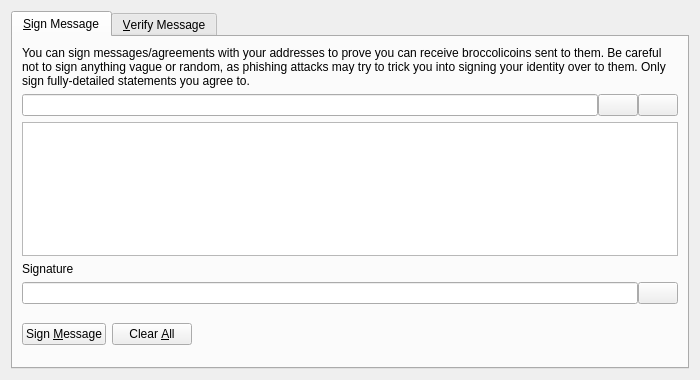
<?xml version="1.0" encoding="UTF-8"?>
<ui version="4.0">
 <class>SignVerifyMessageDialog</class>
 <widget class="QDialog" name="SignVerifyMessageDialog">
  <property name="geometry">
   <rect>
    <x>0</x>
    <y>0</y>
    <width>700</width>
    <height>380</height>
   </rect>
  </property>
  <property name="windowTitle">
   <string>Signatures - Sign / Verify a Message</string>
  </property>
  <property name="modal">
   <bool>true</bool>
  </property>
  <layout class="QVBoxLayout" name="verticalLayout">
   <item>
    <widget class="QTabWidget" name="tabWidget">
     <property name="currentIndex">
      <number>0</number>
     </property>
     <widget class="QWidget" name="tabSignMessage">
      <attribute name="title">
       <string>&amp;Sign Message</string>
      </attribute>
      <layout class="QVBoxLayout" name="verticalLayout_SM">
       <item>
        <widget class="QLabel" name="infoLabel_SM">
         <property name="text">
          <string>You can sign messages/agreements with your addresses to prove you can receive broccolicoins sent to them. Be careful not to sign anything vague or random, as phishing attacks may try to trick you into signing your identity over to them. Only sign fully-detailed statements you agree to.</string>
         </property>
         <property name="textFormat">
          <enum>Qt::PlainText</enum>
         </property>
         <property name="wordWrap">
          <bool>true</bool>
         </property>
        </widget>
       </item>
       <item>
        <layout class="QHBoxLayout" name="horizontalLayout_1_SM">
         <property name="spacing">
          <number>0</number>
         </property>
         <item>
          <widget class="QValidatedLineEdit" name="addressIn_SM">
           <property name="toolTip">
            <string>The BroccoliCoin address to sign the message with</string>
           </property>
          </widget>
         </item>
         <item>
          <widget class="QPushButton" name="addressBookButton_SM">
           <property name="toolTip">
            <string>Choose previously used address</string>
           </property>
           <property name="text">
            <string/>
           </property>
           <property name="icon">
            <iconset resource="../bitcoin.qrc">
             <normaloff>:/icons/address-book</normaloff>:/icons/address-book</iconset>
           </property>
           <property name="shortcut">
            <string>Alt+A</string>
           </property>
           <property name="autoDefault">
            <bool>false</bool>
           </property>
          </widget>
         </item>
         <item>
          <widget class="QPushButton" name="pasteButton_SM">
           <property name="toolTip">
            <string>Paste address from clipboard</string>
           </property>
           <property name="text">
            <string/>
           </property>
           <property name="icon">
            <iconset resource="../bitcoin.qrc">
             <normaloff>:/icons/editpaste</normaloff>:/icons/editpaste</iconset>
           </property>
           <property name="shortcut">
            <string>Alt+P</string>
           </property>
           <property name="autoDefault">
            <bool>false</bool>
           </property>
          </widget>
         </item>
        </layout>
       </item>
       <item>
        <widget class="QPlainTextEdit" name="messageIn_SM">
         <property name="toolTip">
          <string>Enter the message you want to sign here</string>
         </property>
        </widget>
       </item>
       <item>
        <widget class="QLabel" name="signatureLabel_SM">
         <property name="text">
          <string>Signature</string>
         </property>
         <property name="textFormat">
          <enum>Qt::PlainText</enum>
         </property>
        </widget>
       </item>
       <item>
        <layout class="QHBoxLayout" name="horizontalLayout_2_SM">
         <property name="spacing">
          <number>0</number>
         </property>
         <item>
          <widget class="QLineEdit" name="signatureOut_SM">
           <property name="font">
            <font>
             <italic>true</italic>
            </font>
           </property>
           <property name="readOnly">
            <bool>true</bool>
           </property>
          </widget>
         </item>
         <item>
          <widget class="QPushButton" name="copySignatureButton_SM">
           <property name="toolTip">
            <string>Copy the current signature to the system clipboard</string>
           </property>
           <property name="text">
            <string/>
           </property>
           <property name="icon">
            <iconset resource="../bitcoin.qrc">
             <normaloff>:/icons/editcopy</normaloff>:/icons/editcopy</iconset>
           </property>
           <property name="autoDefault">
            <bool>false</bool>
           </property>
          </widget>
         </item>
        </layout>
       </item>
       <item>
        <layout class="QHBoxLayout" name="horizontalLayout_3_SM">
         <item>
          <widget class="QPushButton" name="signMessageButton_SM">
           <property name="toolTip">
            <string>Sign the message to prove you own this BroccoliCoin address</string>
           </property>
           <property name="text">
            <string>Sign &amp;Message</string>
           </property>
           <property name="icon">
            <iconset resource="../bitcoin.qrc">
             <normaloff>:/icons/edit</normaloff>:/icons/edit</iconset>
           </property>
           <property name="autoDefault">
            <bool>false</bool>
           </property>
          </widget>
         </item>
         <item>
          <widget class="QPushButton" name="clearButton_SM">
           <property name="toolTip">
            <string>Reset all sign message fields</string>
           </property>
           <property name="text">
            <string>Clear &amp;All</string>
           </property>
           <property name="icon">
            <iconset resource="../bitcoin.qrc">
             <normaloff>:/icons/remove</normaloff>:/icons/remove</iconset>
           </property>
           <property name="autoDefault">
            <bool>false</bool>
           </property>
          </widget>
         </item>
         <item>
          <spacer name="horizontalSpacer_1_SM">
           <property name="orientation">
            <enum>Qt::Horizontal</enum>
           </property>
           <property name="sizeHint" stdset="0">
            <size>
             <width>40</width>
             <height>48</height>
            </size>
           </property>
          </spacer>
         </item>
         <item>
          <widget class="QLabel" name="statusLabel_SM">
           <property name="font">
            <font>
             <weight>75</weight>
             <bold>true</bold>
            </font>
           </property>
           <property name="text">
            <string/>
           </property>
           <property name="wordWrap">
            <bool>true</bool>
           </property>
          </widget>
         </item>
         <item>
          <spacer name="horizontalSpacer_2_SM">
           <property name="orientation">
            <enum>Qt::Horizontal</enum>
           </property>
           <property name="sizeHint" stdset="0">
            <size>
             <width>40</width>
             <height>48</height>
            </size>
           </property>
          </spacer>
         </item>
        </layout>
       </item>
      </layout>
     </widget>
     <widget class="QWidget" name="tabVerifyMessage">
      <attribute name="title">
       <string>&amp;Verify Message</string>
      </attribute>
      <layout class="QVBoxLayout" name="verticalLayout_VM">
       <item>
        <widget class="QLabel" name="infoLabel_VM">
         <property name="text">
          <string>Enter the receiver's address, message (ensure you copy line breaks, spaces, tabs, etc. exactly) and signature below to verify the message. Be careful not to read more into the signature than what is in the signed message itself, to avoid being tricked by a man-in-the-middle attack. Note that this only proves the signing party receives with the address, it cannot prove sendership of any transaction!</string>
         </property>
         <property name="textFormat">
          <enum>Qt::PlainText</enum>
         </property>
         <property name="alignment">
          <set>Qt::AlignLeading|Qt::AlignLeft|Qt::AlignTop</set>
         </property>
         <property name="wordWrap">
          <bool>true</bool>
         </property>
        </widget>
       </item>
       <item>
        <layout class="QHBoxLayout" name="horizontalLayout_1_VM">
         <property name="spacing">
          <number>0</number>
         </property>
         <item>
          <widget class="QValidatedLineEdit" name="addressIn_VM">
           <property name="toolTip">
            <string>The BroccoliCoin address the message was signed with</string>
           </property>
          </widget>
         </item>
         <item>
          <widget class="QPushButton" name="addressBookButton_VM">
           <property name="toolTip">
            <string>Choose previously used address</string>
           </property>
           <property name="text">
            <string/>
           </property>
           <property name="icon">
            <iconset resource="../bitcoin.qrc">
             <normaloff>:/icons/address-book</normaloff>:/icons/address-book</iconset>
           </property>
           <property name="shortcut">
            <string>Alt+A</string>
           </property>
           <property name="autoDefault">
            <bool>false</bool>
           </property>
          </widget>
         </item>
        </layout>
       </item>
       <item>
        <widget class="QPlainTextEdit" name="messageIn_VM"/>
       </item>
       <item>
        <widget class="QValidatedLineEdit" name="signatureIn_VM"/>
       </item>
       <item>
        <layout class="QHBoxLayout" name="horizontalLayout_2_VM">
         <item>
          <widget class="QPushButton" name="verifyMessageButton_VM">
           <property name="toolTip">
            <string>Verify the message to ensure it was signed with the specified BroccoliCoin address</string>
           </property>
           <property name="text">
            <string>Verify &amp;Message</string>
           </property>
           <property name="icon">
            <iconset resource="../bitcoin.qrc">
             <normaloff>:/icons/transaction_0</normaloff>:/icons/transaction_0</iconset>
           </property>
           <property name="autoDefault">
            <bool>false</bool>
           </property>
          </widget>
         </item>
         <item>
          <widget class="QPushButton" name="clearButton_VM">
           <property name="toolTip">
            <string>Reset all verify message fields</string>
           </property>
           <property name="text">
            <string>Clear &amp;All</string>
           </property>
           <property name="icon">
            <iconset resource="../bitcoin.qrc">
             <normaloff>:/icons/remove</normaloff>:/icons/remove</iconset>
           </property>
           <property name="autoDefault">
            <bool>false</bool>
           </property>
          </widget>
         </item>
         <item>
          <spacer name="horizontalSpacer_1_VM">
           <property name="orientation">
            <enum>Qt::Horizontal</enum>
           </property>
           <property name="sizeHint" stdset="0">
            <size>
             <width>40</width>
             <height>48</height>
            </size>
           </property>
          </spacer>
         </item>
         <item>
          <widget class="QLabel" name="statusLabel_VM">
           <property name="font">
            <font>
             <weight>75</weight>
             <bold>true</bold>
            </font>
           </property>
           <property name="text">
            <string/>
           </property>
           <property name="wordWrap">
            <bool>true</bool>
           </property>
          </widget>
         </item>
         <item>
          <spacer name="horizontalSpacer_2_VM">
           <property name="orientation">
            <enum>Qt::Horizontal</enum>
           </property>
           <property name="sizeHint" stdset="0">
            <size>
             <width>40</width>
             <height>48</height>
            </size>
           </property>
          </spacer>
         </item>
        </layout>
       </item>
      </layout>
     </widget>
    </widget>
   </item>
  </layout>
 </widget>
 <customwidgets>
  <customwidget>
   <class>QValidatedLineEdit</class>
   <extends>QLineEdit</extends>
   <header>qvalidatedlineedit.h</header>
  </customwidget>
 </customwidgets>
 <resources>
  <include location="../bitcoin.qrc"/>
 </resources>
 <connections/>
</ui>
